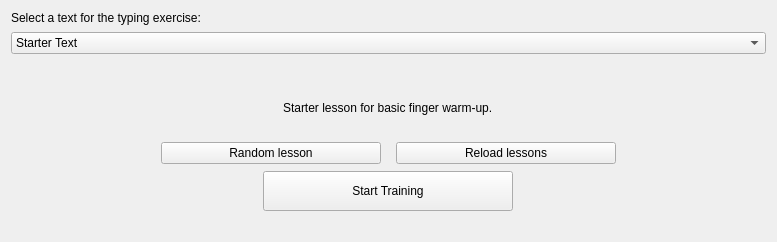
    <widget class="QWidget" name="pageStart">
     <layout class="QVBoxLayout" name="verticalLayout_3">
      <item>
       <layout class="QVBoxLayout" name="verticalLayout_2">
        <property name="spacing">
         <number>7</number>
        </property>
        <item alignment="Qt::AlignmentFlag::AlignLeft">
         <widget class="QLabel" name="label">
          <property name="sizePolicy">
           <sizepolicy hsizetype="Preferred" vsizetype="Preferred">
            <horstretch>0</horstretch>
            <verstretch>0</verstretch>
           </sizepolicy>
          </property>
          <property name="minimumSize">
           <size>
            <width>0</width>
            <height>0</height>
           </size>
          </property>
          <property name="maximumSize">
           <size>
            <width>16777215</width>
            <height>70</height>
           </size>
          </property>
          <property name="text">
           <string>Select a text for the typing exercise:</string>
          </property>
         </widget>
        </item>
        <item alignment="Qt::AlignmentFlag::AlignHCenter">
         <widget class="QComboBox" name="comboLesson">
          <property name="sizePolicy">
           <sizepolicy hsizetype="Preferred" vsizetype="Fixed">
            <horstretch>0</horstretch>
            <verstretch>0</verstretch>
           </sizepolicy>
          </property>
          <property name="minimumSize">
           <size>
            <width>755</width>
            <height>0</height>
           </size>
          </property>
          <property name="maximumSize">
           <size>
            <width>500</width>
            <height>16777215</height>
           </size>
          </property>
          <item>
           <property name="text">
            <string>Starter Text</string>
           </property>
          </item>
          <item>
           <property name="text">
            <string>Numbers and Symbols</string>
           </property>
          </item>
          <item>
           <property name="text">
            <string>Common Words Part 1</string>
           </property>
          </item>
          <item>
           <property name="text">
            <string>Common Words Part 2</string>
           </property>
          </item>
          <item>
           <property name="text">
            <string>Python Code Sample</string>
           </property>
          </item>
          <item>
           <property name="text">
            <string>Lorem Ipsum</string>
           </property>
          </item>
         </widget>
        </item>
        <item>
         <spacer name="verticalSpacer_4">
          <property name="orientation">
           <enum>Qt::Orientation::Vertical</enum>
          </property>
          <property name="sizeHint" stdset="0">
           <size>
            <width>20</width>
            <height>40</height>
           </size>
          </property>
         </spacer>
        </item>
        <item alignment="Qt::AlignmentFlag::AlignHCenter">
         <widget class="QLabel" name="labelLessonDescription">
          <property name="text">
           <string>Starter lesson for basic finger warm-up.</string>
          </property>
         </widget>
        </item>
        <item>
         <spacer name="verticalSpacer_3">
          <property name="orientation">
           <enum>Qt::Orientation::Vertical</enum>
          </property>
          <property name="sizeHint" stdset="0">
           <size>
            <width>20</width>
            <height>20</height>
           </size>
          </property>
         </spacer>
        </item>
        <item>
         <layout class="QHBoxLayout" name="horizontalLayout_13">
          <property name="spacing">
           <number>15</number>
          </property>
          <property name="leftMargin">
           <number>150</number>
          </property>
          <property name="rightMargin">
           <number>150</number>
          </property>
          <item>
           <widget class="QPushButton" name="btnRandomLesson">
            <property name="text">
             <string>Random lesson</string>
            </property>
           </widget>
          </item>
          <item>
           <widget class="QPushButton" name="btnReloadLessons">
            <property name="text">
             <string>Reload lessons</string>
            </property>
           </widget>
          </item>
         </layout>
        </item>
        <item alignment="Qt::AlignmentFlag::AlignHCenter">
         <widget class="QPushButton" name="btnStartTraining">
          <property name="sizePolicy">
           <sizepolicy hsizetype="Minimum" vsizetype="Minimum">
            <horstretch>0</horstretch>
            <verstretch>0</verstretch>
           </sizepolicy>
          </property>
          <property name="minimumSize">
           <size>
            <width>250</width>
            <height>40</height>
           </size>
          </property>
          <property name="maximumSize">
           <size>
            <width>300</width>
            <height>40</height>
           </size>
          </property>
          <property name="layoutDirection">
           <enum>Qt::LayoutDirection::LeftToRight</enum>
          </property>
          <property name="text">
           <string>Start Training</string>
          </property>
         </widget>
        </item>
        <item>
         <spacer name="verticalSpacer_5">
          <property name="orientation">
           <enum>Qt::Orientation::Vertical</enum>
          </property>
          <property name="sizeType">
           <enum>QSizePolicy::Policy::Fixed</enum>
          </property>
          <property name="sizeHint" stdset="0">
           <size>
            <width>20</width>
            <height>20</height>
           </size>
          </property>
         </spacer>
        </item>
       </layout>
      </item>
     </layout>
    </widget>
